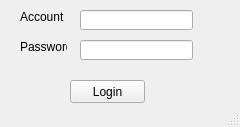
<?xml version="1.0" encoding="UTF-8"?>
<ui version="4.0">
 <class>MainWindow</class>
 <widget class="QMainWindow" name="MainWindow">
  <property name="geometry">
   <rect>
    <x>0</x>
    <y>0</y>
    <width>240</width>
    <height>127</height>
   </rect>
  </property>
  <property name="windowTitle">
   <string>ankio</string>
  </property>
  <widget class="QWidget" name="centralwidget">
   <widget class="QLabel" name="label">
    <property name="geometry">
     <rect>
      <x>20</x>
      <y>10</y>
      <width>47</width>
      <height>13</height>
     </rect>
    </property>
    <property name="text">
     <string>Account</string>
    </property>
   </widget>
   <widget class="QLineEdit" name="lineEdit">
    <property name="geometry">
     <rect>
      <x>80</x>
      <y>10</y>
      <width>113</width>
      <height>20</height>
     </rect>
    </property>
   </widget>
   <widget class="QPushButton" name="pushButton">
    <property name="geometry">
     <rect>
      <x>70</x>
      <y>80</y>
      <width>75</width>
      <height>23</height>
     </rect>
    </property>
    <property name="text">
     <string>Login</string>
    </property>
   </widget>
   <widget class="QLabel" name="label_2">
    <property name="geometry">
     <rect>
      <x>20</x>
      <y>40</y>
      <width>47</width>
      <height>13</height>
     </rect>
    </property>
    <property name="text">
     <string>Password</string>
    </property>
   </widget>
   <widget class="QLineEdit" name="lineEdit_2">
    <property name="geometry">
     <rect>
      <x>80</x>
      <y>40</y>
      <width>113</width>
      <height>20</height>
     </rect>
    </property>
   </widget>
  </widget>
  <widget class="QStatusBar" name="statusbar"/>
 </widget>
 <resources/>
 <connections/>
</ui>
